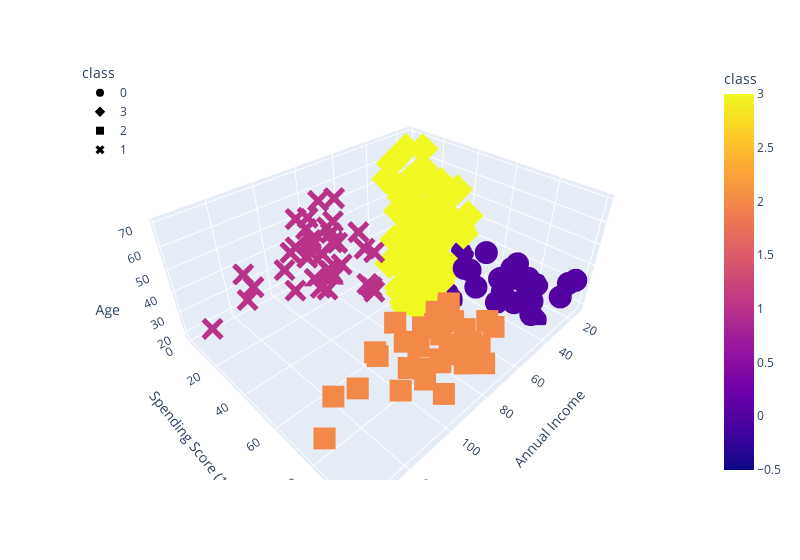

The cell this chart's notebook holds for it:
### Code cell
fig = px.scatter_3d(
    df_shopping,
    x="Annual Income",
    y="Spending Score (1-100)",
    z="Age",
    color="class",
    symbol="class",
    width=800,
)
fig.update_layout(legend=dict(x=0, y=1))
fig.show()

### Figure 1 — Plotly figure (JSON) as saved in the notebook; plotly's stock layout.template omitted (floating-point values rounded to 4 significant figures)
{"data": [{"hovertemplate": "class=%{marker.color}<br>Annual Income=%{x}<br>Spending Score (1-100)=%{y}<br>Age=%{z}<extra></extra>", "legendgroup": "0", "marker": {"color": [0, 0, 0, 0, 0, 0, 0, 0, 0, 0, 0, 0, 0, 0, 0, 0, 0, 0, 0, 0, 0, 0, 0, 0, 0, 0, 0, 0], "coloraxis": "coloraxis", "symbol": "circle"}, "mode": "markers", "name": "0", "scene": "scene", "showlegend": true, "type": "scatter3d", "x": [15, 15, 16, 17, 18, 19, 19, 20, 20, 21, 23, 24, 25, 28, 28, 29, 30, 33, 33, 34, 37, 38, 39, 39, 42, 46, 48, 48], "y": [39, 81, 77, 76, 94, 72, 99, 77, 79, 66, 98, 73, 73, 82, 61, 87, 73, 92, 81, 73, 75, 92, 61, 65, 60, 55, 59, 59], "z": [19, 21, 23, 22, 23, 30, 35, 24, 22, 20, 35, 25, 31, 29, 35, 23, 21, 18, 21, 30, 20, 24, 31, 24, 33, 19, 18, 19]}, {"hovertemplate": "class=%{marker.color}<br>Annual Income=%{x}<br>Spending Score (1-100)=%{y}<br>Age=%{z}<extra></extra>", "legendgroup": "3", "marker": {"color": [3, 3, 3, 3, 3, 3, 3, 3, 3, 3, 3, 3, 3, 3, 3, 3, 3, 3, 3, 3, 3, 3, 3, 3, 3, 3, 3, 3, 3, 3, 3, 3, 3, 3, 3, 3, 3, 3, 3, 3, 3, 3, 3, 3, 3, 3, 3, 3, 3, 3, 3, 3, 3, 3, 3, 3, 3, 3, 3, 3, 3, 3, 3, 3, 3, 3, 3, 3, 3, 3, 3, 3, 3, 3, 3, 3, 3, 3, 3, 3, 3, 3, 3, 3, 3, 3, 3, 3, 3, 3, 3, 3, 3, 3, 3], "coloraxis": "coloraxis", "symbol": "diamond"}, "mode": "markers", "name": "3", "scene": "scene", "showlegend": true, "type": "scatter3d", "x": [16, 17, 18, 19, 19, 20, 20, 21, 23, 24, 25, 28, 28, 29, 30, 33, 33, 34, 37, 38, 39, 39, 40, 40, 40, 40, 42, 43, 43, 43, 43, 44, 44, 46, 46, 46, 47, 47, 48, 48, 48, 48, 49, 49, 50, 50, 54, 54, 54, 54, 54, 54, 54, 54, 54, 54, 54, 54, 57, 57, 58, 58, 59, 59, 60, 60, 60, 60, 60, 60, 61, 61, 62, 62, 62, 62, 62, 62, 63, 63, 63, 63, 63, 63, 64, 64, 65, 65, 65, 65, 67, 67, 67, 67, 69], "y": [6, 40, 6, 3, 14, 15, 13, 35, 29, 35, 5, 14, 32, 31, 4, 4, 14, 17, 26, 35, 36, 28, 55, 47, 42, 42, 52, 54, 60, 45, 41, 50, 46, 51, 46, 56, 52, 59, 51, 50, 48, 47, 55, 42, 49, 56, 47, 54, 53, 48, 52, 42, 51, 55, 41, 44, 57, 46, 58, 55, 60, 46, 55, 41, 49, 40, 42, 52, 47, 50, 42, 49, 41, 48, 59, 55, 56, 42, 50, 46, 43, 48, 52, 54, 42, 46, 48, 50, 43, 59, 43, 57, 56, 40, 58], "z": [20, 31, 35, 64, 67, 58, 37, 35, 52, 35, 46, 54, 45, 40, 60, 53, 49, 42, 36, 65, 48, 49, 50, 27, 29, 31, 49, 31, 59, 50, 47, 51, 69, 27, 53, 70, 67, 54, 63, 43, 68, 32, 70, 47, 60, 60, 59, 26, 45, 40, 23, 49, 57, 38, 67, 46, 21, 48, 55, 22, 34, 50, 68, 18, 48, 40, 32, 24, 47, 27, 48, 20, 23, 49, 67, 26, 49, 21, 66, 54, 68, 66, 65, 19, 38, 19, 18, 19, 63, 49, 51, 50, 27, 38, 40]}, {"hovertemplate": "class=%{marker.color}<br>Annual Income=%{x}<br>Spending Score (1-100)=%{y}<br>Age=%{z}<extra></extra>", "legendgroup": "2", "marker": {"color": [2, 2, 2, 2, 2, 2, 2, 2, 2, 2, 2, 2, 2, 2, 2, 2, 2, 2, 2, 2, 2, 2, 2, 2, 2, 2, 2, 2, 2, 2, 2, 2, 2, 2, 2, 2, 2, 2, 2], "coloraxis": "coloraxis", "symbol": "square"}, "mode": "markers", "name": "2", "scene": "scene", "showlegend": true, "type": "scatter3d", "x": [69, 70, 71, 71, 71, 72, 73, 73, 74, 75, 76, 77, 77, 78, 78, 78, 78, 78, 78, 79, 81, 85, 86, 87, 87, 87, 88, 88, 93, 97, 98, 99, 101, 103, 103, 113, 120, 126, 137], "y": [91, 77, 95, 75, 75, 71, 88, 73, 72, 93, 87, 97, 74, 90, 88, 76, 89, 78, 73, 83, 93, 75, 95, 63, 75, 92, 86, 69, 90, 86, 88, 97, 68, 85, 69, 91, 79, 74, 83], "z": [39, 31, 40, 38, 39, 31, 29, 32, 35, 32, 32, 28, 32, 34, 39, 38, 27, 30, 30, 29, 31, 36, 33, 32, 28, 36, 30, 27, 35, 32, 29, 30, 28, 36, 32, 38, 35, 32, 30]}, {"hovertemplate": "class=%{marker.color}<br>Annual Income=%{x}<br>Spending Score (1-100)=%{y}<br>Age=%{z}<extra></extra>", "legendgroup": "1", "marker": {"color": [1, 1, 1, 1, 1, 1, 1, 1, 1, 1, 1, 1, 1, 1, 1, 1, 1, 1, 1, 1, 1, 1, 1, 1, 1, 1, 1, 1, 1, 1, 1, 1, 1, 1, 1, 1, 1, 1], "coloraxis": "coloraxis", "symbol": "x"}, "mode": "markers", "name": "1", "scene": "scene", "showlegend": true, "type": "scatter3d", "x": [70, 71, 71, 71, 72, 73, 73, 74, 75, 76, 77, 77, 78, 78, 78, 78, 78, 78, 79, 81, 85, 86, 87, 87, 87, 88, 88, 93, 97, 98, 99, 101, 103, 103, 113, 120, 126, 137], "y": [29, 35, 11, 9, 34, 5, 7, 10, 5, 40, 12, 36, 22, 17, 20, 16, 1, 1, 35, 5, 26, 20, 27, 13, 10, 13, 15, 14, 32, 15, 39, 24, 17, 23, 8, 16, 28, 18], "z": [23, 43, 59, 47, 25, 20, 44, 19, 57, 28, 25, 48, 34, 43, 44, 47, 37, 34, 56, 19, 50, 42, 36, 40, 36, 52, 58, 59, 37, 46, 41, 54, 41, 34, 33, 47, 45, 32]}], "layout": {"coloraxis": {"colorbar": {"title": {"text": "class"}}, "colorscale": [[0, "#0d0887"], [0.1111, "#46039f"], [0.2222, "#7201a8"], [0.3333, "#9c179e"], [0.4444, "#bd3786"], [0.5556, "#d8576b"], [0.6667, "#ed7953"], [0.7778, "#fb9f3a"], [0.8889, "#fdca26"], [1, "#f0f921"]]}, "legend": {"title": {"text": "class"}, "tracegroupgap": 0, "x": 0, "y": 1}, "margin": {"t": 60}, "scene": {"domain": {"x": [0, 1], "y": [0, 1]}, "xaxis": {"title": {"text": "Annual Income"}}, "yaxis": {"title": {"text": "Spending Score (1-100)"}}, "zaxis": {"title": {"text": "Age"}}}, "width": 800}}
